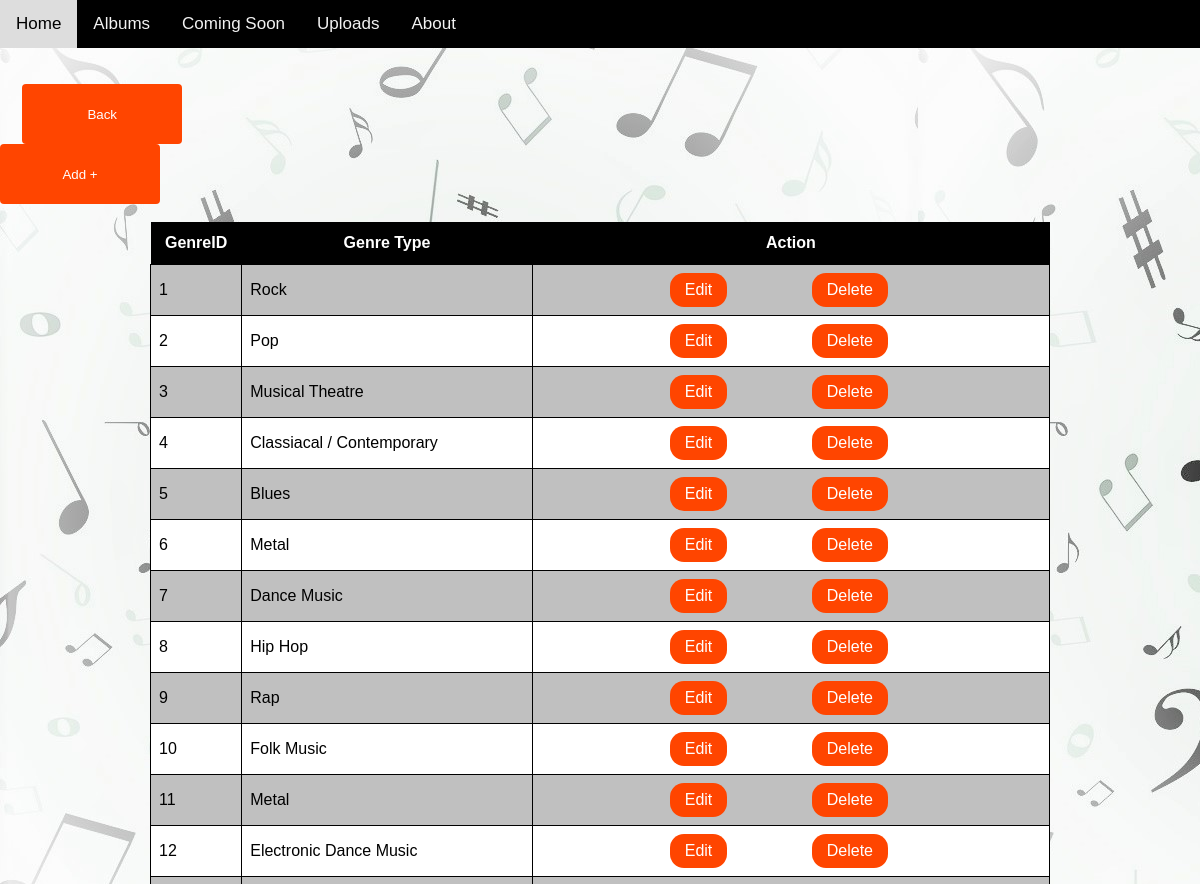
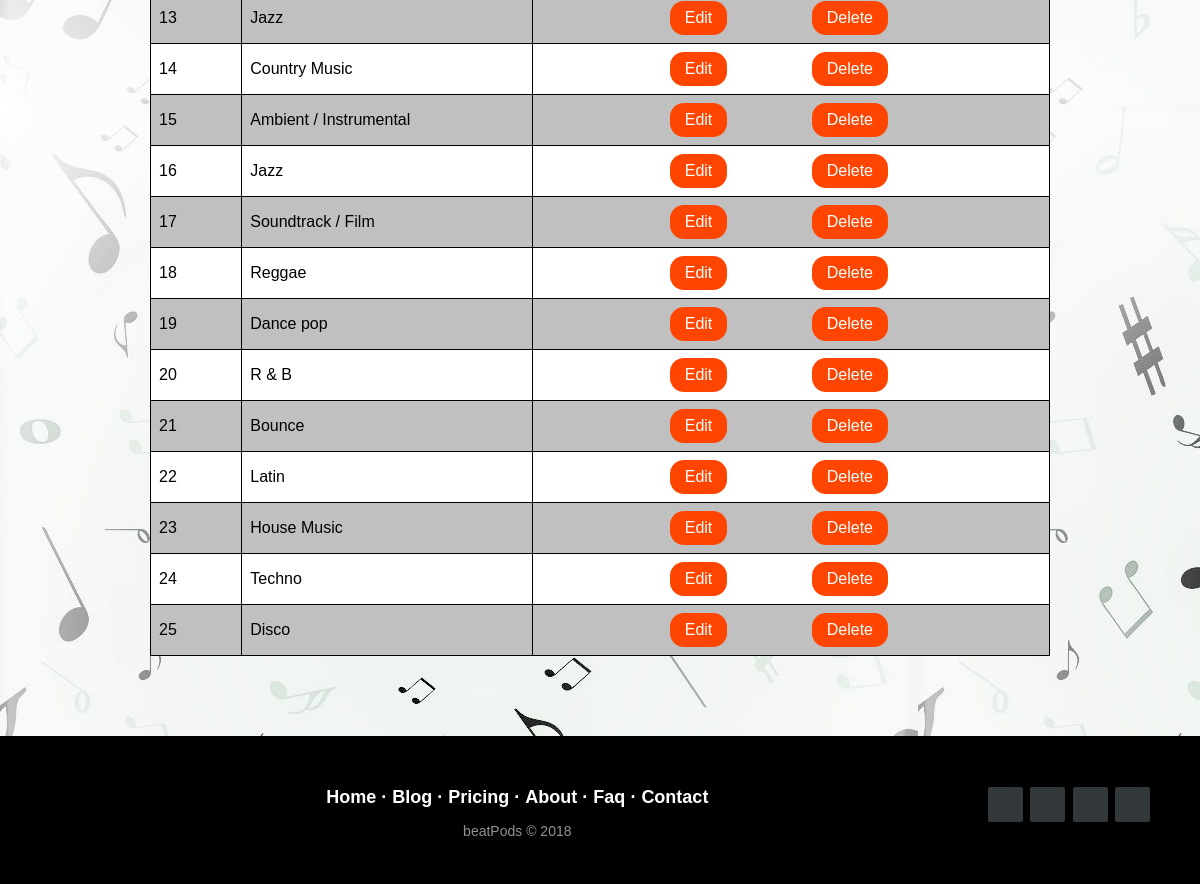
Page /index_genre.php on the committed database (2 pictures, top to bottom).
### tables this page shows
CREATE TABLE `genre` (
  `GenreID` int(11) NOT NULL,
  `Type` varchar(50) NOT NULL
);

### index_genre.php (the view, shortened to what this page needs)
<?php
	include("connection.php");
?>
<!DOCTYPE html>
<html>
<head>
	<link rel="stylesheet" type="text/css" href="styles/template.css">
	<link rel="stylesheet" type="text/css" href="styles/payment_details.css">
</head>
<body class="body">
<div id="navbar">
  <div class="header-right">
    <a href="#home">Home</a>
    <a href="#albums">Albums</a>
    <a href="#comings">Coming Soon</a>
    <a href="#uploads">Uploads</a>
    <a href="#about">About</a>
      <div class="image1">
                  <a href="#">
        </a>
                                    <a href="#">
        </a>
      </div>
    </div>
    </div>
	<br><br>&nbsp&nbsp&nbsp&nbsp
<input type="submit"  class="button_text" type="submit" name="add" value="Back"  onclick="window.location='admin_hom.php';"/>
<input type="submit"  class="button_text" type="submit" name="add" value="Add +"  onclick="window.location='add_genre.php';"/><br><br>
<div align="center">
	<table id="song">
	<tr>
		<th>GenreID</th>
		<th>Genre Type</th>
		<th>Action</th>
	</tr>
<?php
$result = mysqli_query($con, "SELECT *
							  FROM genre
							  ORDER BY GenreID");
while($row = mysqli_fetch_array($result)) {
		echo "<tr>";
		echo "<td>".$row['GenreID']."</td>";
		echo "<td>".$row['Type']."</td>";
		echo "<td>&nbsp&nbsp&nbsp&nbsp&nbsp&nbsp&nbsp&nbsp&nbsp&nbsp&nbsp&nbsp&nbsp&nbsp&nbsp&nbsp&nbsp&nbsp&nbsp&nbsp&nbsp&nbsp&nbsp&nbsp&nbsp&nbsp&nbsp&nbsp&nbsp<a class=one href=\"edit_genre.php?GenreID=$row[GenreID]\" class=button_text>Edit</a>&nbsp&nbsp&nbsp&nbsp&nbsp&nbsp&nbsp&nbsp&nbsp&nbsp&nbsp&nbsp&nbsp&nbsp&nbsp&nbsp&nbsp&nbsp
		<a class=one href=\"delete_genre.php?GenreID=$row[GenreID]\" onClick=\"return confirm('Are you sure you want to delete?')\">Delete</a></td>";
	}
	?>
	</table>
</div>
 	<footer  class="footer-distributed">
			<div align="center" class="footer-right">
				<a href="https://www.facebook.com/"><i class="faq faq-facebook"></i></a>
				<a href="https://www.twitter.com/"><i class="faq faq-twitter"></i></a>
				<a href="https://www.linkedin.com/"><i class="faq faq-linkedin"></i></a>
				<a href="https://www.github.com/"><i class="faq faq-github"></i></a>
			</div>
			<div align="center" class="footer-left">
				<p class="footer-links">
					<a href="#">Home</a>
					·
					<a href="#">Blog</a>
					·
					<a href="#">Pricing</a>
					·
					<a href="#">About</a>
					·
					<a href="#">Faq</a>
					·
					<a href="#">Contact</a>
				</p>
				<p>beatPods &copy; 2018</p>
			</div>
</footer>
</body>
</html>

### Styles/template.css (style rules this page uses)
.body { background-color: lightgrey; margin: 0; font-family: Arial, Helvetica, sans-serif, sans-serif; background-image: url(Images/image4.jpg); }
#navbar { overflow: hidden; background-color: black; z-index: 99; }
#navbar a { float: left; display: block; text-align: center; padding: 14px 16px; text-decoration: none; font-size: 17px; }
.footer-distributed { background-color: black; box-shadow: 0 1px 1px 0 rgba(0, 0, 0, 0.12); box-sizing: border-box; width: 100%; text-align: left; font: normal 16px sans-serif; padding: 45px 50px; margin-top: 80px; }
.footer-distributed .footer-left p { color: #8f9296; font-size: 14px; margin: 0; }
.footer-distributed p.footer-links { font-size:18px; font-weight: bold; color: #ffffff; margin: 0 0 10px; padding: 0; }
.footer-distributed p.footer-links a { display:inline-block; line-height: 1.8; text-decoration: none; color: inherit; }
.footer-distributed .footer-right { float: right; margin-top: 6px; max-width: 180px; }
.footer-distributed .footer-right a { display: inline-block; width: 35px; height: 35px; background-color: #33383b; border-radius: 2px; font-size: 20px; color: #ffffff; text-align: center; line-height: 35px; margin-left: 3px; }

### Styles/payment_details.css (style rules this page uses)
.body { background-color: lightgrey; margin: 0; font-family: Arial, Helvetica, sans-serif, sans-serif; background-image: url(Images/image4.jpg); }
#navbar { overflow: hidden; background-color: black; z-index: 99; }
#navbar a { float: left; display: block; color: #f2f2f2; text-align: center; padding: 14px 16px; text-decoration: none; font-size: 17px; }
* { box-sizing: border-box; }
a { color: #2196F3; }
.footer-distributed { background-color: black; box-shadow: 0 1px 1px 0 rgba(0, 0, 0, 0.12); box-sizing: border-box; width: 100%; text-align: left; font: normal 16px sans-serif; padding: 45px 50px; margin-top: 80px; }
.footer-distributed .footer-left p { color: #8f9296; font-size: 14px; margin: 0; }
.footer-distributed p.footer-links { font-size:18px; font-weight: bold; color: #ffffff; margin: 0 0 10px; padding: 0; }
.footer-distributed p.footer-links a { display:inline-block; line-height: 1.8; text-decoration: none; color: inherit; }
.footer-distributed .footer-right { float: right; margin-top: 6px; max-width: 180px; }
.footer-distributed .footer-right a { display: inline-block; width: 35px; height: 35px; background-color: #33383b; border-radius: 2px; font-size: 20px; color: #ffffff; text-align: center; line-height: 35px; margin-left: 3px; }

### index_genre.php (style rules this page uses)
#song { font-family: "Trebuchet MS", Arial, Helvetica, sans-serif; border-collapse: collapse; width: 75%; border-radius: 25px; }
#song td, #customers th { border: 1px solid black; padding: 8px; }
#song tr:nth-child(even) { background-color: #C0C0C0; }
#song tr:nth-child(odd) { background-color: white; }
#song th { padding-top: 12px; padding-bottom: 12px; text-align: center; background-color: black; color: white; }
input[type=submit] { background-color: #FF4500; color: white; padding: 12px 20px; border: none; border-radius: 4px; cursor: pointer; width:160px; height:60px; }
a.one:link, a:visited { background-color:#FF4500; color: white; border-radius:14px; padding: 8px 15px; text-align: center; text-decoration: none; display: inline-block; }

### rows in the picture
genre: GenreID "1", Type "Rock"
genre: GenreID "2", Type "Pop"
genre: GenreID "3", Type "Musical Theatre"
genre: GenreID "4", Type "Classiacal / Contemporary"
genre: GenreID "5", Type "Blues"
genre: GenreID "6", Type "Metal"
genre: GenreID "7", Type "Dance Music"
genre: GenreID "8", Type "Hip Hop"
genre: GenreID "9", Type "Rap"
genre: GenreID "10", Type "Folk Music"
genre: GenreID "11", Type "Metal"
genre: GenreID "12", Type "Electronic Dance Music"
genre: GenreID "13", Type "Jazz"
genre: GenreID "14", Type "Country Music"
genre: GenreID "15", Type "Ambient / Instrumental"
genre: GenreID "16", Type "Jazz"
genre: GenreID "17", Type "Soundtrack / Film"
genre: GenreID "18", Type "Reggae"
genre: GenreID "19", Type "Dance pop"
genre: GenreID "20", Type "R & B"
genre: GenreID "21", Type "Bounce"
genre: GenreID "22", Type "Latin"
genre: GenreID "23", Type "House Music"
genre: GenreID "24", Type "Techno"
genre: GenreID "25", Type "Disco"
